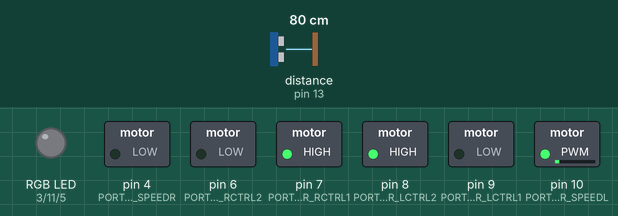
Simulated run of this sketch. Board: Arduino Uno, built with avr-gcc and run on an emulated ATmega328P. Shown: switched loads named in the sketch (green lamp = pin HIGH), an RGB LED mixed from three pins (HIGH = lit). Wiring (inferred from the names in the program): ultrasonic range finder: trigger pin 12; echo pin 13. The test bench sets the inputs (shaded band); at power-on: distance to the obstacle (sensor on pin 13) 80 cm. The echo pulse lasts 58.3 µs per cm; dim RGB values are drawn brighter than linear; pins used as bus, display or sensor lines are not drawn.

Above: at 1.2 s.
1.3 s: distance to the obstacle (sensor on pin 13) set to 250 cm
4.3 s: distance to the obstacle (sensor on pin 13) set to 2 cm
At 5.5 s:
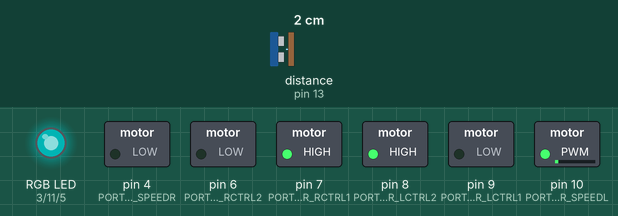
Timing chart, 0 to 6.6 s (numbered marks = the images above; inputs shaded):
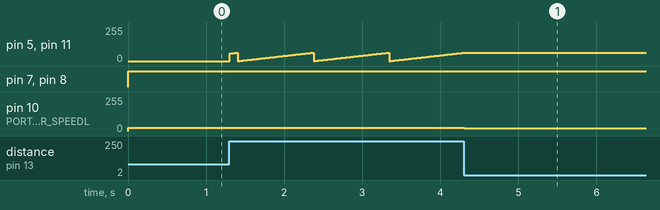

The sketch:

arduino-cat-src-new.ino
```cpp
/*
--------------------------------------------
    Michael's Robotics C.A.T. 2019.
--------------------------------------------
    Abandoning Bluetooth for now,
    can't get it to connect...
--------------------------------------------
*/

// Constant motor pins
const int PORT_MOTOR_SPEEDL = 10, // Left motor speed port
    PORT_MOTOR_SPEEDR = 4, // Right motor speed port
    PORT_MOTOR_LCTRL1 = 9, // Left motor control port 1
    PORT_MOTOR_LCTRL2 = 8, // Left motor control port 2
    PORT_MOTOR_RCTRL1 = 7, // Right motor control port 1
    PORT_MOTOR_RCTRL2 = 6; // Right motor control port 22
// RGB led's ports
const int PORT_RGB_R = 3,
    PORT_RGB_G = 11,
    PORT_RGB_B = 5;
// Ultra-sonic sensor ports
const int PORT_US_PING = 12,
    PORT_US_ECHO = 13;

int speed_max = 0x20;
int speed_turn = 0x15;
const float motor_bias = 0.16; // Use if motors are dodgey.

// For RGB
int led_max = 63;
int led_bright = 0;
bool stopped = false;

int us_dist_cm = 0;

// Use for initialisation
void setup() {
    Serial.begin(9600);

    // Set motor pin modes
    pinMode(PORT_MOTOR_LCTRL1, OUTPUT);
    pinMode(PORT_MOTOR_LCTRL2, OUTPUT);
    pinMode(PORT_MOTOR_RCTRL1, OUTPUT);
    pinMode(PORT_MOTOR_RCTRL2, OUTPUT);
    pinMode(PORT_MOTOR_SPEEDL, OUTPUT);
    pinMode(PORT_MOTOR_SPEEDR, OUTPUT);

    // Initialise RGB ports
    pinMode(PORT_RGB_R, OUTPUT);
    pinMode(PORT_RGB_G, OUTPUT);
    pinMode(PORT_RGB_B, OUTPUT);

    // Ultrasonic sensor pins
    pinMode(PORT_US_PING, OUTPUT);
    pinMode(PORT_US_ECHO, INPUT);
}

// Called constantly
void loop() {
    if (stopped) {
        motors_rot();
    }
    else {
        motors_straight();
    }
    rgb_leds();
    ultrasonic();
}

// Drive straight
void motors_straight () {
    float percentL = min(1 - motor_bias, 1.0);
    float percentR = min(1 + motor_bias, 1.0);
    int speedL = speed_max * percentL;
    int speedR = speed_max * percentR;
    set_motors(speedL, speedR);
}

// Rotate right
void motors_rot () {
    set_motors(speed_turn, speed_turn / 2);
}

void set_motors (int speedL, int speedR) {
    analogWrite(PORT_MOTOR_SPEEDL, speedL);
    analogWrite(PORT_MOTOR_SPEEDR, speedR);

    // Set left motor forward
    digitalWrite(PORT_MOTOR_LCTRL1, LOW);
    digitalWrite(PORT_MOTOR_LCTRL2, HIGH);
    // Set right motor forward
    digitalWrite(PORT_MOTOR_RCTRL1, HIGH);
    digitalWrite(PORT_MOTOR_RCTRL2, LOW);
}

void rgb_leds () {
    // Continuously fade up
    if (led_bright < led_max) {
        led_bright += 1;
    }
    else {
        led_bright = 0;
    }

    // Set colours
    analogWrite(PORT_RGB_R, 0);
    analogWrite(PORT_RGB_G, led_bright);
    analogWrite(PORT_RGB_B, led_bright);
}

void ultrasonic () {
    // Clear ping
    digitalWrite(PORT_US_PING, LOW);
    delayMicroseconds(2);

    // Set high for 10 micro secs
    digitalWrite(PORT_US_PING, HIGH);
    delayMicroseconds(10);
    digitalWrite(PORT_US_PING, LOW);

    // Time taken for echo to receive the ping.
    uint64_t dur = pulseIn(PORT_US_ECHO, HIGH);
    us_dist_cm = (int)(dur * 0.034 / 2.0); // ms to cm

    // React if obstructions within 20cm
    if (us_dist_cm < 20) {
        stopped = true;
    }
    else {
        stopped = false;
    }
}
```

Measured:
- after the input at 4.3 s, pin 5 (PORT_RGB_B), pin 11 (PORT_RGB_G): stops changing and stays 62/255; pin 10 (PORT_MOTOR_SPEEDL): 26/255 → 21/255 at once
- by itself, pin 5 (PORT_RGB_B), pin 11 (PORT_RGB_G): ramps from 0/255 to 63/255 and jumps back, once every 0.97 s
